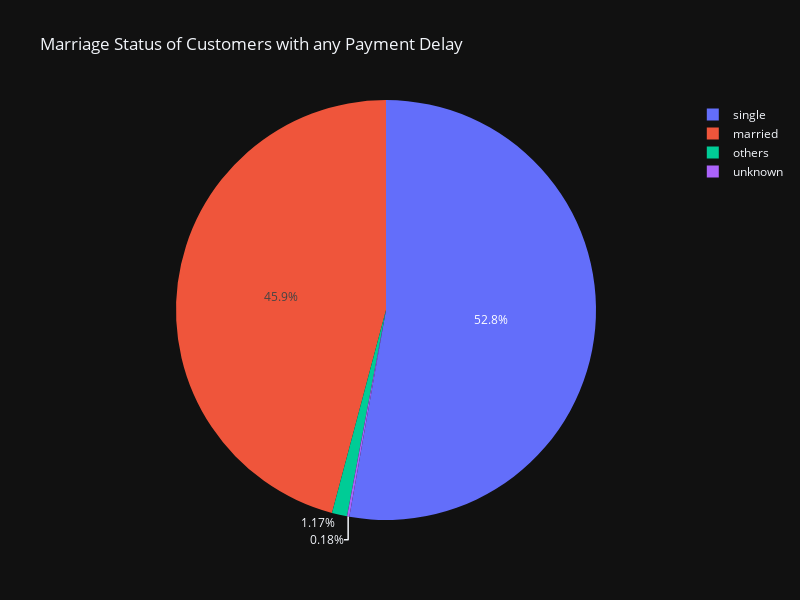

Notebook code for this chart:
### Markdown cell above
### Insight 4

### Code cell
marriage_delayed = delay_client_demo.groupby('MARRIAGE').count().reset_index()

fig = go.Figure(data=go.Pie(
    labels=marriage_delayed['MARRIAGE'],
    values=marriage_delayed['ID']),
    layout=go.Layout(title='Marriage Status of Customers with any Payment Delay',
                        template='plotly_dark',
                        width=800,
                        height=600))

fig.show()

### Figure 1 — Plotly figure (JSON) as saved in the notebook; plotly's stock layout.template omitted (floating-point values rounded to 4 significant figures)
{"data": [{"labels": ["married", "others", "single", "unknown"], "type": "pie", "values": [3061, 78, 3524, 12]}], "layout": {"height": 600, "title": {"text": "Marriage Status of Customers with any Payment Delay"}, "width": 800}}
